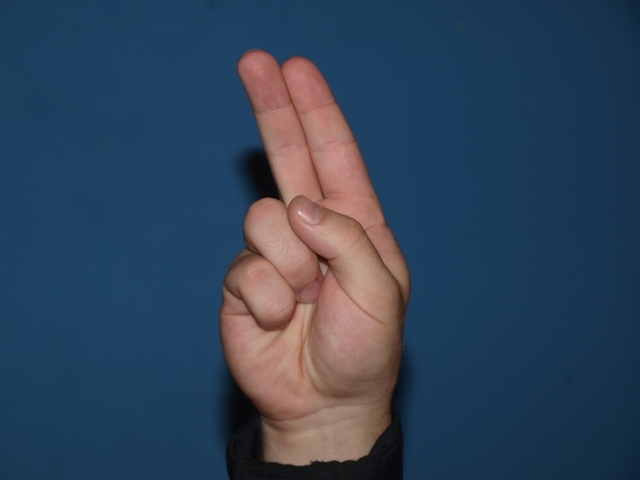
#> input picture experiment/h1.jpg, 640 x 480 px, given in place of the camera
$ jupyter execute roscript.ipynb
#> lines starting #> are read from the running program, lines starting #| are printed output that depends on the picture; after the words box and inside, x2 and y2 are one past the last pixel; in counts of white or black regions, pixels touching at a corner belong together
[cell 1]
import cv2
import numpy as np
from matplotlib import pyplot as plot

[cell 2]
def detect_hand_region(img, show=False):
    # converting from gbr to hsv color space
    img_HSV = cv2.cvtColor(img, cv2.COLOR_BGR2HSV)
    # skin color range for hsv color space
    HSV_mask = cv2.inRange(img_HSV, (0, 15, 0), (17,170,255))
    HSV_mask = cv2.morphologyEx(HSV_mask, cv2.MORPH_OPEN, np.ones((3,3), np.uint8))

    # converting from gbr to YCbCr color space
    img_YCrCb = cv2.cvtColor(img, cv2.COLOR_BGR2YCrCb)
    # skin color range for hsv color space
    YCrCb_mask = cv2.inRange(img_YCrCb, (0, 135, 85), (255,180,135))
    YCrCb_mask = cv2.morphologyEx(YCrCb_mask, cv2.MORPH_OPEN, np.ones((3,3), np.uint8))

    # merge skin detection (YCbCr and hsv)
    global_mask = cv2.bitwise_and(YCrCb_mask,HSV_mask)
    global_mask = cv2.medianBlur(global_mask,3)
    global_mask = cv2.morphologyEx(global_mask, cv2.MORPH_OPEN, np.ones((4,4), np.uint8))

    #show results
    if show:
        cv2.imshow("1_HSV",HSV_mask)
        cv2.imshow("2_YCbCr",YCrCb_mask)
        cv2.imshow("3_global_result",global_mask)
        cv2.imshow("org",img)
        cv2.waitKey(0)
        cv2.destroyAllWindows()

    return global_mask

[cell 3]
def is_contour_close_to_border(contour, img_shape, threshold=0.1):
    x = contour[:,:,0]
    y = contour[:,:,1]
    # left, right = min(x), max(x)
    # top, bottom = min(y), max(y)
    bottom = max(y)[0]
    height, width = img_shape[:2]

    if height - bottom < height * threshold:
        return True
    return False


def identify_hand_contour(binary, img_shape, show=False):
    contours, _ = cv2.findContours(binary, cv2.RETR_TREE, cv2.CHAIN_APPROX_NONE)
    contours = sorted(contours, key=lambda x: len(x), reverse=True)

    hand_contour = None
    for cnt in contours:
        if is_contour_close_to_border(cnt, img_shape):
            hand_contour = cnt
            break

    if hand_contour is not None:
        if show:
            draw_cnt = np.zeros((binary.shape[0], binary.shape[1], 3), dtype=np.uint8)
            cv2.drawContours(draw_cnt, [hand_contour], 0, (255,255,0), 2)
            cv2.imshow("hand contour",draw_cnt)
            cv2.waitKey(0)
            cv2.destroyAllWindows()
    else:
        print('No hand region found')
    return hand_contour

[cell 4]
def detect_fingertip(contour, show=False, image=None):
    fingertip = min(contour, key=lambda x: x[0][1])
    fingertip = np.reshape(fingertip, (2))

    if show and image is not None:
        board = image.copy()
        cv2.circle(board, fingertip, 5, (0,255,0), 2)
        cv2.imshow('fingertip', board)
        cv2.waitKey()
        cv2.destroyAllWindows()
    return fingertip

[cell 5]
# [6 lines of commented-out code are left out]

[cell 6]
# *******************************
# *** Adjust Video Clip Range ***
# *******************************

import cv2

def nothing(x):
    pass


cap = cv2.VideoCapture(0)
cap.set(cv2.CAP_PROP_FRAME_WIDTH, 960)
cap.set(cv2.CAP_PROP_FRAME_HEIGHT, 540)

fingertips = []

while(1):
    ret, frame = cap.read()
#> frame is the input picture: shape (480, 640, 3); mean B, G, R 89.7, 68, 49.4
    frame = cv2.rotate(frame, cv2.cv2.ROTATE_90_CLOCKWISE)
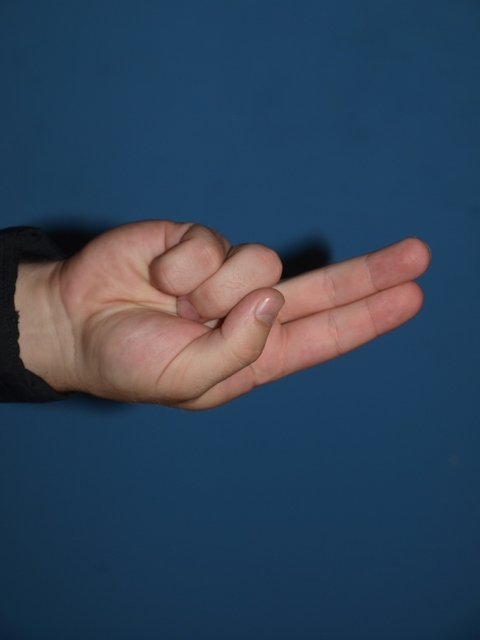
#> frame: shape (640, 480, 3); mean B, G, R 89.7, 68, 49.4

    # 1. Color-range-based hand region detection and binarization
    binary = detect_hand_region(frame)
#> in detect_hand_region, `img_HSV = cv2.cvtColor(img, cv2.COLOR_BGR2HSV)`: img_HSV: shape (640, 480, 3); mean H, S, V 87.7, 160.1, 99.4
#> in detect_hand_region, `HSV_mask = cv2.inRange(img_HSV, (0, 15, 0), (17,170,255))`:
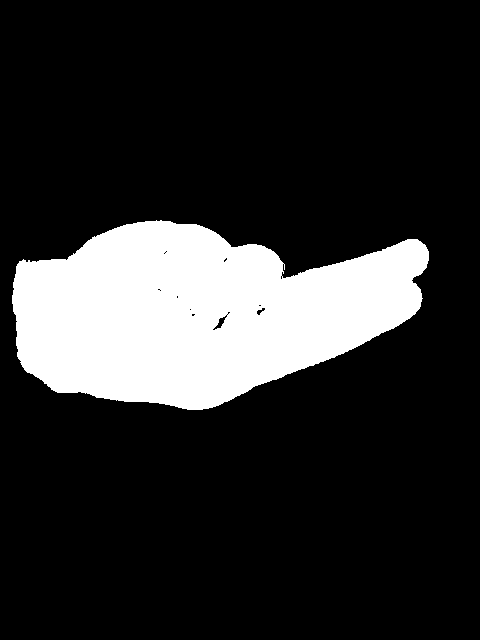
#> HSV_mask: shape (640, 480); 17.6% white; 1 white region, box (x1, y1, x2, y2) and area: (12, 220, 429, 410) 53951
#> in detect_hand_region, `HSV_mask = cv2.morphologyEx(HSV_mask, cv2.MORPH_OPEN, np.ones((3,3), n..`: HSV_mask: shape (640, 480); 17.6% white; 1 white region, box (x1, y1, x2, y2) and area: (12, 221, 429, 410) 53923
#> in detect_hand_region, `img_YCrCb = cv2.cvtColor(img, cv2.COLOR_BGR2YCrCb)`: img_YCrCb: shape (640, 480, 3); mean of channels 0, 1, 2 64.9, 116.9, 142
#> in detect_hand_region, `YCrCb_mask = cv2.inRange(img_YCrCb, (0, 135, 85), (255,180,135))`:
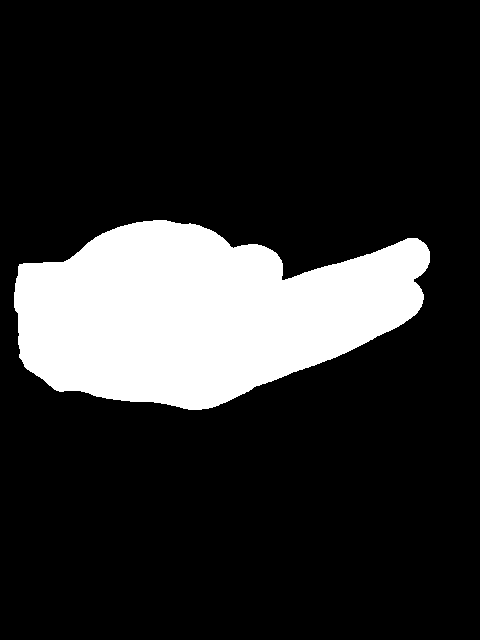
#> YCrCb_mask: shape (640, 480); 17.5% white; 1 white region, box (x1, y1, x2, y2) and area: (14, 220, 430, 410) 53756
#> in detect_hand_region, `YCrCb_mask = cv2.morphologyEx(YCrCb_mask, cv2.MORPH_OPEN, np.ones((3,3..`: YCrCb_mask: shape (640, 480); 17.5% white; 1 white region, box (x1, y1, x2, y2) and area: (14, 220, 430, 410) 53754
#> in detect_hand_region, `global_mask = cv2.bitwise_and(YCrCb_mask,HSV_mask)`:
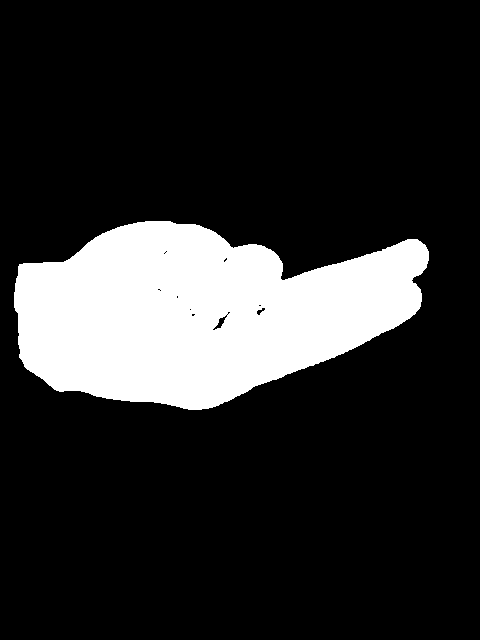
#> global_mask: shape (640, 480); 17.4% white; 1 white region, box (x1, y1, x2, y2) and area: (14, 221, 429, 410) 53335
#> in detect_hand_region, `global_mask = cv2.medianBlur(global_mask,3)`: global_mask: shape (640, 480); 17.4% white; 1 white region, box (x1, y1, x2, y2) and area: (14, 221, 429, 410) 53366
#> in detect_hand_region, `global_mask = cv2.morphologyEx(global_mask, cv2.MORPH_OPEN, np.ones((4..`:
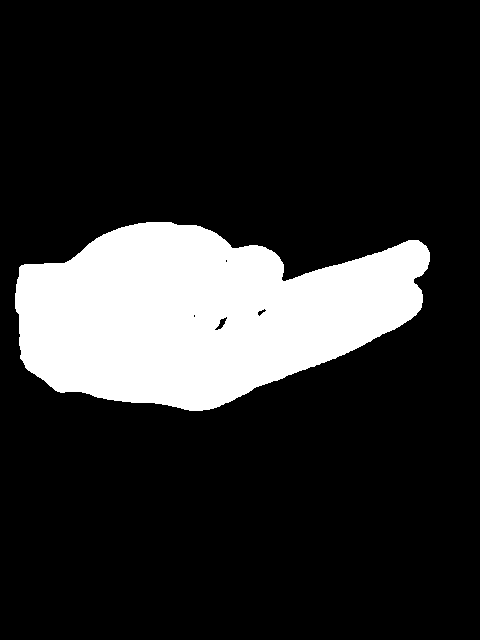
#> global_mask: shape (640, 480); 17.4% white; 1 white region
    cv2.imshow("binary", binary)

    # 2. Identify hand contour
    hand_contour = identify_hand_contour(binary, frame.shape)
#> in identify_hand_contour, `contours, _ = cv2.findContours(binary, cv2.RETR_TREE, cv2.CHAIN_APPROX..`: contours = 5 contours, 2 with area under 20; largest, box (x1, y1, x2, y2) and area: (15, 222, 430, 411) 52954, (214, 316, 228, 331) 74, (257, 308, 267, 317) 33
#> the loop in identify_hand_contour, `for cnt in contours:` made 5 passes
#> bottom in is_contour_close_to_border on passes 1 to 3: 410, 330, 316
#> (x in is_contour_close_to_border, y in is_contour_close_to_border, bottom in is_contour_close_to_border) on passes 4 to 5: ([193, 194, 195, 195, 194, 193], [315, 314, 315, 316, 317, 316], 317), ([225, 226, 227, 227, 226, 225], [260, 259, 260, 261, 262, 261], 262)
    if hand_contour is not None:
        draw_cnt = np.zeros((binary.shape[0], binary.shape[1], 3), dtype=np.uint8)
        cv2.drawContours(draw_cnt, [hand_contour], 0, (255,255,0), 2)
        cv2.imshow("hand contour",draw_cnt)

    # 3. Detect the fingertip
    if hand_contour is not None:
        fingertip = detect_fingertip(hand_contour)
        fingertips.append(fingertip)
        draw_fingertip = frame.copy()
        cv2.circle(draw_fingertip, fingertip, 5, (0,255,0), 2)
        cv2.imshow('fingertip', draw_fingertip)
    else:
        fingertips.append([-1,frame.shape[0]])

    if cv2.waitKey(1) == ord('q'):
#> (key q is pressed here)
        break
cap.release()
cv2.destroyAllWindows()

[cell 7]
fingertips_v = [frame.shape[0] - p[1] for p in fingertips]
#> fingertips_v = [0]
plot.plot(fingertips_v)
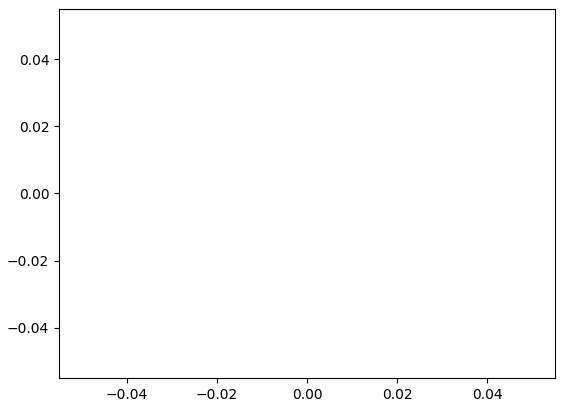
#> figure drawn by matplotlib, 1 panel

[cell 8]
groups_id = []
start = -1
for i, pnt in enumerate(fingertips_v):
    if start == -1:
        if pnt != 0:
            start = i
    else:
        if pnt == 0:
            groups_id.append([start, i])
            start = -1
#> after the loop, groups_id = []

[cell 9]
fingertips_frame_groups = [fingertips[gid[0]:gid[1]] for gid in groups_id]
#> fingertips_frame_groups = []

[cell 10]
fingertips_frame_groups

[cell 11]
for grp in fingertips_frame_groups:
    print(min(grp, key=lambda x: x[1]))
